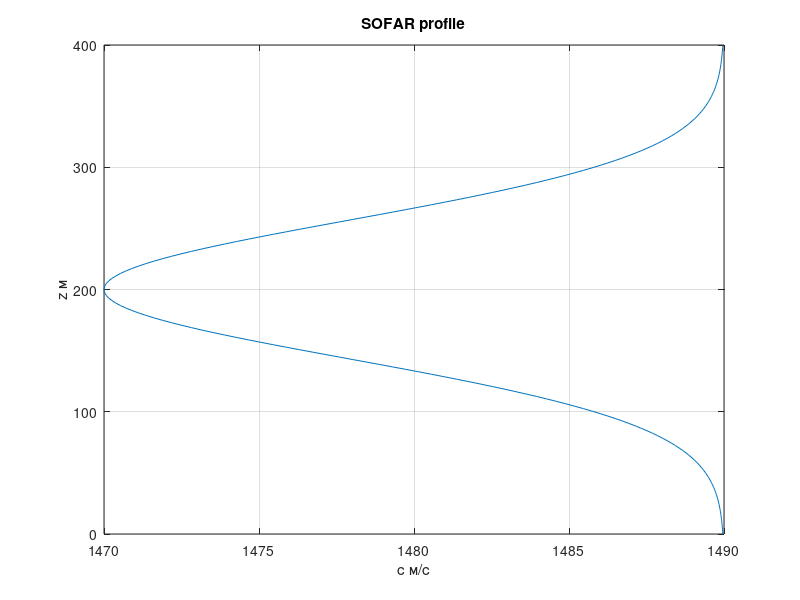

Write MATLAB code to recreate this figure.
% SOFAR канал
% Волновод вокруг минимума c(z)

depth = 200; nrays = 7;
zr2 = linspace(0, 400, 200);
csm = 1490 - 20*exp(-((zr2-depth)/80).^2);
figure;
plot(csm, zr2);
title('SOFAR profile'); xlabel('c м/с'); ylabel('z м'); grid on;

%{
@play
{
 "title": "SOFAR channel",
 "groups": [
  {
   "name": "Profile",
   "controls": [
    {
     "var": "depth",
     "label": "Channel axis m",
     "min": 100,
     "max": 400,
     "step": 50,
     "default": 200
    },
    {
     "var": "nrays",
     "label": "Ray count",
     "min": 3,
     "max": 11,
     "step": 2,
     "default": 7
    }
   ]
  }
 ]
}
%}
